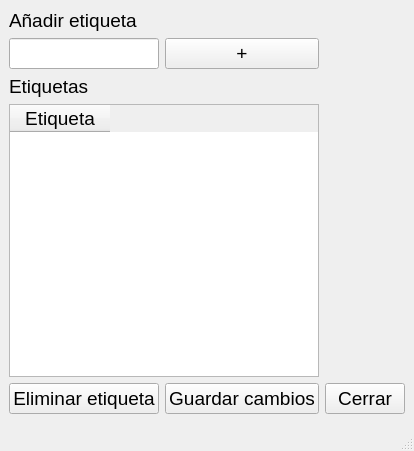
<?xml version="1.0" encoding="UTF-8"?>
<ui version="4.0">
 <class>MainWindow</class>
 <widget class="QMainWindow" name="MainWindow">
  <property name="geometry">
   <rect>
    <x>0</x>
    <y>0</y>
    <width>405</width>
    <height>451</height>
   </rect>
  </property>
  <property name="font">
   <font>
    <pointsize>14</pointsize>
   </font>
  </property>
  <property name="windowTitle">
   <string>Gestionar etiquetas</string>
  </property>
  <widget class="QWidget" name="centralwidget">
   <layout class="QGridLayout" name="gridLayout">
    <item row="2" column="0">
     <widget class="QLabel" name="label_etiquetas">
      <property name="text">
       <string>Etiquetas</string>
      </property>
     </widget>
    </item>
    <item row="3" column="0" colspan="2">
     <widget class="QTableWidget" name="tableWidget">
      <column>
       <property name="text">
        <string>Etiqueta</string>
       </property>
      </column>
     </widget>
    </item>
    <item row="4" column="0">
     <widget class="QPushButton" name="pushButton_eliminar_etiqueta">
      <property name="text">
       <string>Eliminar etiqueta</string>
      </property>
     </widget>
    </item>
    <item row="0" column="0">
     <widget class="QLabel" name="label_addlabel">
      <property name="text">
       <string>Añadir etiqueta</string>
      </property>
     </widget>
    </item>
    <item row="4" column="2">
     <widget class="QPushButton" name="pushButton_cerrar">
      <property name="text">
       <string>Cerrar</string>
      </property>
     </widget>
    </item>
    <item row="4" column="1">
     <widget class="QPushButton" name="pushButton_guardar_cambios">
      <property name="text">
       <string>Guardar cambios</string>
      </property>
     </widget>
    </item>
    <item row="1" column="0">
     <widget class="QLineEdit" name="lineEdit_nuevaetiqueta"/>
    </item>
    <item row="1" column="1">
     <widget class="QPushButton" name="pushButton_add">
      <property name="text">
       <string>+</string>
      </property>
     </widget>
    </item>
   </layout>
  </widget>
  <widget class="QMenuBar" name="menubar">
   <property name="geometry">
    <rect>
     <x>0</x>
     <y>0</y>
     <width>405</width>
     <height>21</height>
    </rect>
   </property>
  </widget>
  <widget class="QStatusBar" name="statusbar"/>
 </widget>
 <resources/>
 <connections/>
</ui>
